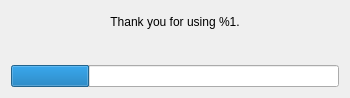
<?xml version="1.0" encoding="UTF-8"?>
<ui version="4.0">
 <class>Exit</class>
 <widget class="QWidget" name="Exit">
  <property name="windowModality">
   <enum>Qt::ApplicationModal</enum>
  </property>
  <property name="geometry">
   <rect>
    <x>0</x>
    <y>0</y>
    <width>350</width>
    <height>98</height>
   </rect>
  </property>
  <property name="windowTitle">
   <string>Shutting Down</string>
  </property>
  <layout class="QVBoxLayout" name="verticalLayout">
   <item>
    <widget class="QLabel" name="lblBye">
     <property name="text">
      <string>Thank you for using %1.</string>
     </property>
     <property name="alignment">
      <set>Qt::AlignCenter</set>
     </property>
    </widget>
   </item>
   <item>
    <widget class="QLabel" name="lblAction">
     <property name="layoutDirection">
      <enum>Qt::LeftToRight</enum>
     </property>
     <property name="text">
      <string/>
     </property>
     <property name="alignment">
      <set>Qt::AlignCenter</set>
     </property>
    </widget>
   </item>
   <item>
    <widget class="QProgressBar" name="progressBar">
     <property name="value">
      <number>24</number>
     </property>
     <property name="textVisible">
      <bool>false</bool>
     </property>
    </widget>
   </item>
  </layout>
 </widget>
 <resources/>
 <connections/>
</ui>
